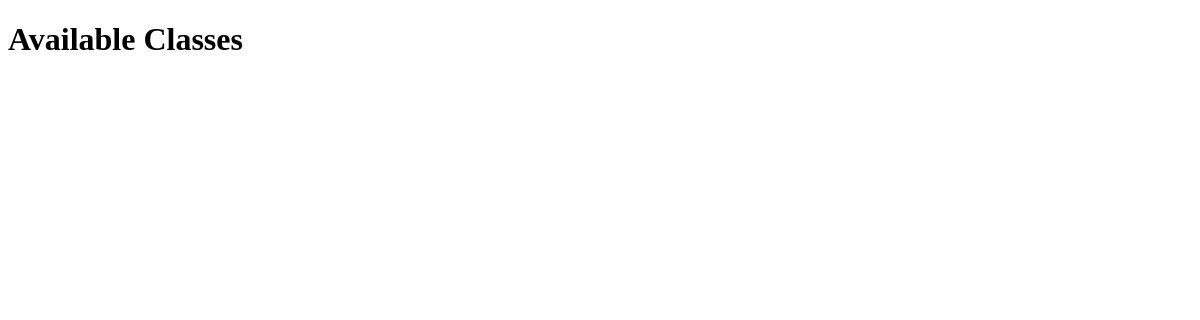
/register_classes.php, run on an earlier commit of the app's database.
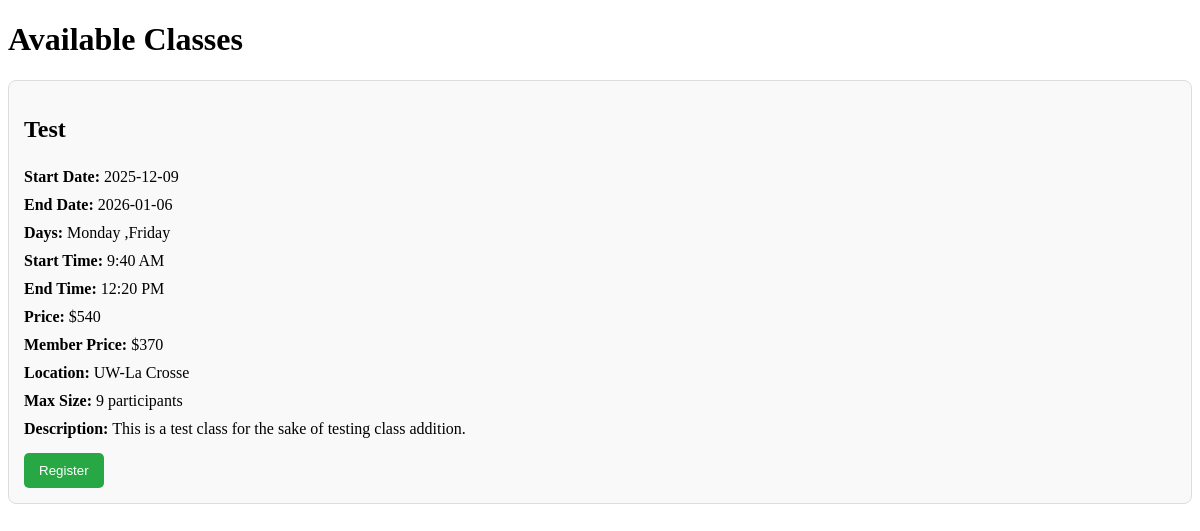
And on a later commit of the database.
### tables this page shows
CREATE TABLE Classes (ClassID INTEGER PRIMARY KEY AUTOINCREMENT NOT NULL UNIQUE, Name TEXT NOT NULL, StartDate TEXT NOT NULL, EndDate TEXT NOT NULL, Days TEXT NOT NULL, StartTime TEXT NOT NULL, EndTime TEXT NOT NULL, Price INTEGER NOT NULL, MemPrice INTEGER NOT NULL, Location TEXT NOT NULL, Style TEXT, MaxSize INTEGER, Description TEXT NOT NULL, Prerequisites TEXT);

### register_classes.php (the view, shortened to what this page needs)
<?php
include 'db_connection.php';
$class_list = $pdo->query("
    SELECT ClassID, Name, StartDate, EndDate, Days, StartTime, EndTime, Price, MemPrice, Location, MaxSize, Description
    FROM Classes
");
$classes = $class_list->fetchAll(PDO::FETCH_ASSOC);
?>
<!DOCTYPE html>
<html lang="en">
<head>
</head>
<body>
    <h1>Available Classes</h1>
    <?php foreach ($classes as $class): ?>
        <div class="class-container">
            <h2><?php echo htmlspecialchars($class['Name']); ?></h2>
            <p class="class-details"><strong>Start Date:</strong> <?php echo htmlspecialchars($class['StartDate']); ?></p>
            <p class="class-details"><strong>End Date:</strong> <?php echo htmlspecialchars($class['EndDate']); ?></p>
            <p class="class-details"><strong>Days:</strong> <?php echo htmlspecialchars($class['Days']); ?></p>
            <p class="class-details"><strong>Start Time:</strong> <?php echo htmlspecialchars($class['StartTime']); ?></p>
            <p class="class-details"><strong>End Time:</strong> <?php echo htmlspecialchars($class['EndTime']); ?></p>
            <p class="class-details"><strong>Price:</strong> $<?php echo htmlspecialchars($class['Price']); ?></p>
            <p class="class-details"><strong>Member Price:</strong> $<?php echo htmlspecialchars($class['MemPrice']); ?></p>
            <p class="class-details"><strong>Location:</strong> <?php echo htmlspecialchars($class['Location']); ?></p>
            <p class="class-details"><strong>Max Size:</strong> <?php echo htmlspecialchars($class['MaxSize']); ?> participants</p>
            <p class="class-details"><strong>Description:</strong> <?php echo htmlspecialchars($class['Description']); ?></p>
            <form action="process_registration.php" method="POST">
                <input type="submit" value="Register" class="register-button">
            </form>
        </div>
    <?php endforeach; ?>
</body>
</html>

### register_classes.php (style rules this page uses)
.class-container { margin-bottom: 20px; padding: 15px; border: 1px solid #ddd; border-radius: 8px; background-color: #f9f9f9; }
.class-details { margin: 0; padding: 5px 0; }
.register-button { margin-top: 10px; padding: 10px 15px; background-color: #28a745; color: #fff; border: none; border-radius: 5px; cursor: pointer; }

What changed in the data, as far as the page shows it:
added classes: Name "Test", StartDate "2025-12-09", EndDate "2026-01-06", Days "Monday ,Friday", StartTime "9:40 AM", EndTime "12:20 PM", Price "540", MemPrice "370", Location "UW-La Crosse", MaxSize "9", Description "This is a test class for the sake of testing class addition."
